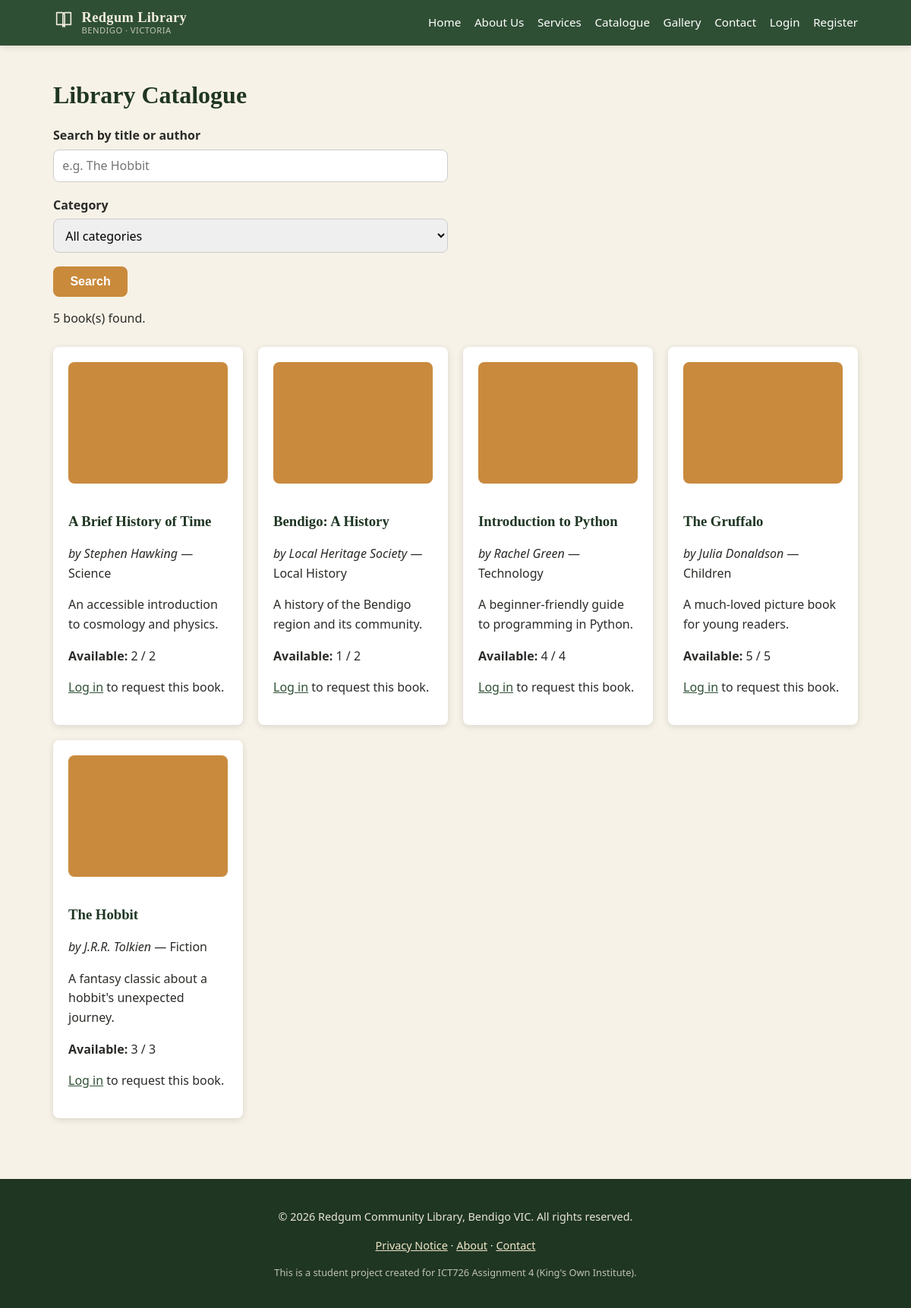
The page /catalogue.php on the database its author committed.
### tables this page shows
CREATE TABLE books (
    id                INT AUTO_INCREMENT PRIMARY KEY,
    title             VARCHAR(200) NOT NULL,
    author            VARCHAR(150) NOT NULL,
    isbn              VARCHAR(20),
    category          VARCHAR(80)  NOT NULL,
    description       TEXT,
    cover_image       VARCHAR(255) DEFAULT 'default-book.jpg',
    total_copies      INT NOT NULL DEFAULT 1,
    available_copies  INT NOT NULL DEFAULT 1,
    created_at        TIMESTAMP DEFAULT CURRENT_TIMESTAMP
);

### includes/functions.php (called while the page is built, shortened)
<?php
function clean($value) {
    return htmlspecialchars(trim($value ?? ''), ENT_QUOTES, 'UTF-8');
}
function is_logged_in(): bool {
    return isset($_SESSION['user_id']);
}

### catalogue.php (the view, shortened to what this page needs)
<?php
require_once 'config/db.php';
require_once 'includes/functions.php';
$search   = isset($_GET['q']) ? trim($_GET['q']) : '';
$sql    = "SELECT * FROM books WHERE 1=1";
$params = [];
$sql .= " ORDER BY title ASC";
$stmt = $pdo->prepare($sql);
$stmt->execute($params);
$books = $stmt->fetchAll();
include 'includes/header.php';
?>
<div class="container">
    <h1>Library Catalogue</h1>
    <form method="get" action="catalogue.php" class="stack" role="search" aria-label="Search catalogue">
        <div class="form-group">
            <label for="q">Search by title or author</label>
            <input type="text" id="q" name="q" value="<?= clean($search) ?>" maxlength="100" placeholder="e.g. The Hobbit">
        </div>
        <div class="form-group">
            <label for="category">Category</label>
            <select id="category" name="category">
                <option value="All">All categories</option>
            </select>
        </div>
        <button type="submit" class="btn">Search</button>
    </form>
    <p><?= count($books) ?> book(s) found.</p>
    <div class="grid">
        <?php foreach ($books as $b): ?>
            <div class="card">
               <?php
    $cover = !empty($b['isbn'])
        ? "https://covers.openlibrary.org/b/isbn/" . urlencode($b['isbn']) . "-M.jpg"
        : "images/books/" . clean($b['cover_image']);
?>
<img src="<?= $cover ?>" alt="Cover of <?= clean($b['title']) ?>" loading="lazy"
     onerror="this.onerror=null; this.src='images/books/default-book.jpg'">
                <h3><?= clean($b['title']) ?></h3>
                <p><em>by <?= clean($b['author']) ?></em> &mdash; <?= clean($b['category']) ?></p>
                <p><?= clean($b['description']) ?></p>
                <p><strong>Available:</strong> <?= (int)$b['available_copies'] ?> / <?= (int)$b['total_copies'] ?></p>
                <?php if (is_logged_in() && !is_admin()): ?>
                    <?php if ((int)$b['available_copies'] > 0): ?>
                        <form method="post" action="member/borrow_action.php">
                            <input type="hidden" name="csrf_token" value="<?= csrf_token() ?>">
                            <input type="hidden" name="book_id" value="<?= (int)$b['id'] ?>">
                            <input type="hidden" name="action" value="request">
                            <button type="submit" class="btn">Request to Borrow</button>
                        </form>
                    <?php else: ?>
                        <p><em>Currently unavailable.</em></p>
                    <?php endif; ?>
                <?php elseif (!is_logged_in()): ?>
                    <p><a href="login.php">Log in</a> to request this book.</p>
                <?php endif; ?>
            </div>
        <?php endforeach; ?>
    </div>
</div>
<?php include 'includes/footer.php'; ?>

### includes/header.php (shortened to what this page needs)
<!DOCTYPE html>
<html lang="en">
<head>
    <link rel="stylesheet" href="<?= BASE_URL ?>css/style.css">
</head>
<body>
    <header class="site-header">
    <div class="header-inner">
        <a href="<?= BASE_URL ?>index.php" class="brand" aria-label="Redgum Community Library home">
            <span class="brand-mark" aria-hidden="true">
            </span>
            <span class="brand-text">
                <strong>Redgum Library</strong>
                <span>Bendigo · Victoria</span>
            </span>
        </a>
        <nav class="main-nav" aria-label="Main navigation">
            <ul id="navMenu" class="nav-menu">
                <li><a href="<?= BASE_URL ?>index.php">Home</a></li>
                <li><a href="<?= BASE_URL ?>about.php">About Us</a></li>
                <li><a href="<?= BASE_URL ?>services.php">Services</a></li>
                <li><a href="<?= BASE_URL ?>catalogue.php">Catalogue</a></li>
                <li><a href="<?= BASE_URL ?>gallery.php">Gallery</a></li>
                <li><a href="<?= BASE_URL ?>contact.php">Contact</a></li>
                <?php if (is_logged_in()): ?>
                    <li><a href="<?= BASE_URL ?>dashboard.php">My Dashboard</a></li>
                    <li><a href="<?= BASE_URL ?>logout.php">Logout (<?= clean($_SESSION['full_name'] ?? '') ?>)</a></li>
                <?php else: ?>
                    <li><a href="<?= BASE_URL ?>login.php">Login</a></li>
                    <li><a href="<?= BASE_URL ?>register.php">Register</a></li>
                <?php endif; ?>
            </ul>
        </nav>
    </div>
</header>
<main id="main-content">

### includes/footer.php (shortened to what this page needs)
</main>
<footer class="site-footer">
    <div class="footer-inner">
        <p>&copy; <?= date('Y') ?> Redgum Community Library, Bendigo VIC. All rights reserved.</p>
        <p>
            <a href="<?= BASE_URL ?>privacy.php">Privacy Notice</a> &middot;
            <a href="<?= BASE_URL ?>about.php">About</a> &middot;
            <a href="<?= BASE_URL ?>contact.php">Contact</a>
        </p>
        <p class="footer-note">This is a student project created for ICT726 Assignment 4 (King's Own Institute).</p>
    </div>
</footer>
</body>
</html>

### css/style.css (style rules this page uses)
:root { --color-primary: #2f4f34; --color-primary-dark: #1f3623; --color-accent: #c98a3c; --color-cream: #f7f2e7; --color-text: #2b2b28; --color-error: #b3261e; --color-success: #2e7d32; --radius: 8px; --shadow: 0 2px 8px rgba(0,0,0,0.12); }
* { box-sizing: border-box; }
body { margin: 0; font-family: "Segoe UI", Arial, sans-serif; color: var(--color-text); background: var(--color-cream); line-height: 1.6; }
h1, h2, h3, h4 { font-family: Georgia, "Times New Roman", serif; color: var(--color-primary-dark); line-height: 1.25; }
a { color: var(--color-primary); }
.site-header { background: var(--color-primary); color: #fff; box-shadow: var(--shadow); }
.header-inner { max-width: 1100px; margin: 0 auto; display: flex; align-items: center; justify-content: space-between; padding: 0.75rem 1.25rem; }
.nav-menu { display: flex; list-style: none; gap: 1.1rem; margin: 0; padding: 0; flex-wrap: wrap; }
.nav-menu a { color: #fff; text-decoration: none; font-size: 0.95rem; }
.container { max-width: 1100px; margin: 0 auto; padding: 1.5rem 1.25rem; }
.btn { display: inline-block; background: var(--color-accent); color: #fff; padding: 0.7rem 1.4rem; border-radius: var(--radius); text-decoration: none; font-weight: 600; border: none; cursor: pointer; font-size: 1rem; }
.grid { display: grid; grid-template-columns: repeat(auto-fit, minmax(230px, 1fr)); gap: 1.25rem; margin: 1.5rem 0; }
.card { background: #fff; border-radius: var(--radius); box-shadow: var(--shadow); padding: 1.25rem; }
.card img { width: 100%; border-radius: var(--radius); margin-bottom: 0.75rem; height: 160px; object-fit: cover; }
form.stack { max-width: 520px; }
.form-group { margin-bottom: 1.1rem; }
label { display: block; font-weight: 600; margin-bottom: 0.3rem; }
input[type=text], input[type=email], input[type=password], input[type=date], select, textarea { width: 100%; padding: 0.6rem 0.7rem; border: 1px solid #ccc; border-radius: var(--radius); font-size: 1rem; font-family: inherit; }
.site-footer { background: var(--color-primary-dark); color: #e9e5d8; text-align: center; padding: 1.5rem 1rem; margin-top: 2rem; font-size: 0.9rem; }
.site-footer a { color: #f0e6c8; }
.footer-note { font-size: 0.8rem; opacity: 0.8; }
.brand { display: flex; align-items: center; gap: 0.6rem; text-decoration: none; color: #F3EEDF; }
.brand-mark svg { width: 28px; height: 28px; }
.brand-text { display: flex; flex-direction: column; line-height: 1.15; }
.brand-text strong { font-family: 'Georgia', serif; font-size: 1.15rem; letter-spacing: 0.02em; }
.brand-text span { font-size: 0.7rem; opacity: 0.75; letter-spacing: 0.04em; text-transform: uppercase; }

### rows shown on the page
books: title "A Brief History of Time", author "Stephen Hawking", category "Science", description "An accessible introduction to cosmology and physics.", available_copies "2", total_copies "2"
books: title "Bendigo: A History", author "Local Heritage Society", category "Local History", description "A history of the Bendigo region and its community.", available_copies "1", total_copies "2"
books: title "Introduction to Python", author "Rachel Green", category "Technology", description "A beginner-friendly guide to programming in Python.", available_copies "4", total_copies "4"
books: title "The Gruffalo", author "Julia Donaldson", category "Children", description "A much-loved picture book for young readers.", available_copies "5", total_copies "5"
books: title "The Hobbit", author "J.R.R. Tolkien", category "Fiction", description "A fantasy classic about a hobbit's unexpected journey.", available_copies "3", total_copies "3"

### other values the page prints
count($books) "5"
